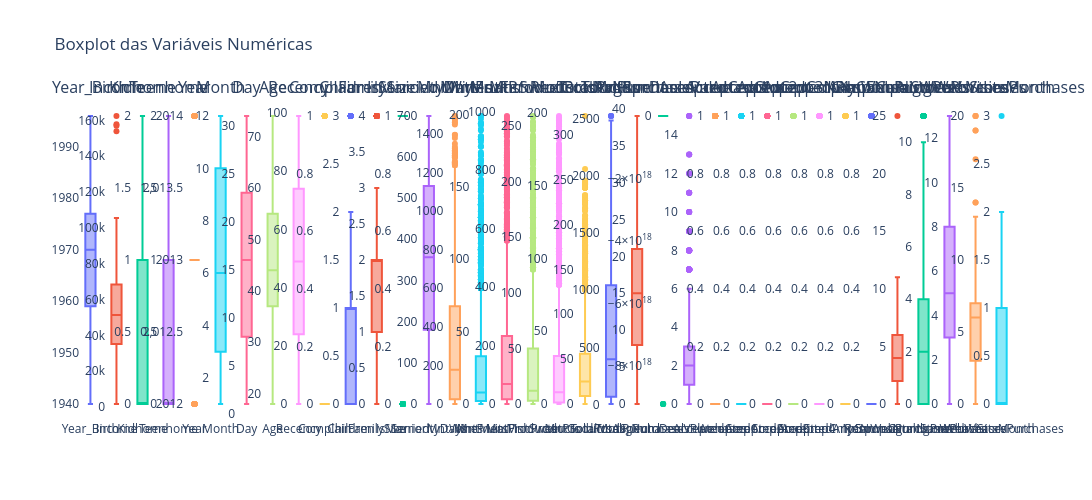

The cell this chart's notebook holds for it:
### Code cell
# Gera os gráficos
boxplot_independentes(df, numericas)

### Figure 1 — Plotly figure (JSON) as saved in the notebook; plotly's stock layout.template omitted (floating-point values rounded to 4 significant figures; data arrays with more than 128 entries replaced by an {"elided": "..."} marker saying what was removed)
{"data": [{"name": "Year_Birth", "type": "box", "xaxis": "x", "y": {"elided": "2206 int values"}, "yaxis": "y"}, {"name": "Income", "type": "box", "xaxis": "x2", "y": {"elided": "2206 int values"}, "yaxis": "y2"}, {"name": "Kidhome", "type": "box", "xaxis": "x3", "y": {"elided": "2206 int values"}, "yaxis": "y3"}, {"name": "Teenhome", "type": "box", "xaxis": "x4", "y": {"elided": "2206 int values"}, "yaxis": "y4"}, {"name": "Year", "type": "box", "xaxis": "x5", "y": {"elided": "2206 int values"}, "yaxis": "y5"}, {"name": "Month", "type": "box", "xaxis": "x6", "y": {"elided": "2206 int values"}, "yaxis": "y6"}, {"name": "Day", "type": "box", "xaxis": "x7", "y": {"elided": "2206 int values"}, "yaxis": "y7"}, {"name": "Age", "type": "box", "xaxis": "x8", "y": {"elided": "2206 int values"}, "yaxis": "y8"}, {"name": "Recency", "type": "box", "xaxis": "x9", "y": {"elided": "2206 int values"}, "yaxis": "y9"}, {"name": "Complain", "type": "box", "xaxis": "x10", "y": {"elided": "2206 int values"}, "yaxis": "y10"}, {"name": "Children", "type": "box", "xaxis": "x11", "y": {"elided": "2206 int values"}, "yaxis": "y11"}, {"name": "FamilySize", "type": "box", "xaxis": "x12", "y": {"elided": "2206 int values"}, "yaxis": "y12"}, {"name": "IsMarried", "type": "box", "xaxis": "x13", "y": {"elided": "2206 int values"}, "yaxis": "y13"}, {"name": "SeniorityDays", "type": "box", "xaxis": "x14", "y": {"elided": "2206 int values"}, "yaxis": "y14"}, {"name": "MntWines", "type": "box", "xaxis": "x15", "y": {"elided": "2206 int values"}, "yaxis": "y15"}, {"name": "MntFruits", "type": "box", "xaxis": "x16", "y": {"elided": "2206 int values"}, "yaxis": "y16"}, {"name": "MntMeatProducts", "type": "box", "xaxis": "x17", "y": {"elided": "2206 int values"}, "yaxis": "y17"}, {"name": "MntFishProducts", "type": "box", "xaxis": "x18", "y": {"elided": "2206 int values"}, "yaxis": "y18"}, {"name": "MntSweetProducts", "type": "box", "xaxis": "x19", "y": {"elided": "2206 int values"}, "yaxis": "y19"}, {"name": "MntGoldProds", "type": "box", "xaxis": "x20", "y": {"elided": "2206 int values"}, "yaxis": "y20"}, {"name": "TotalMntSpent", "type": "box", "xaxis": "x21", "y": {"elided": "2206 int values"}, "yaxis": "y21"}, {"name": "TotalPurchases", "type": "box", "xaxis": "x22", "y": {"elided": "2206 int values"}, "yaxis": "y22"}, {"name": "AvgPurchaseValue", "type": "box", "xaxis": "x23", "y": {"elided": "2206 int values"}, "yaxis": "y23"}, {"name": "NumDealsPurchases", "type": "box", "xaxis": "x24", "y": {"elided": "2206 int values"}, "yaxis": "y24"}, {"name": "AcceptedCmp1", "type": "box", "xaxis": "x25", "y": {"elided": "2206 int values"}, "yaxis": "y25"}, {"name": "AcceptedCmp2", "type": "box", "xaxis": "x26", "y": {"elided": "2206 int values"}, "yaxis": "y26"}, {"name": "AcceptedCmp3", "type": "box", "xaxis": "x27", "y": {"elided": "2206 int values"}, "yaxis": "y27"}, {"name": "AcceptedCmp4", "type": "box", "xaxis": "x28", "y": {"elided": "2206 int values"}, "yaxis": "y28"}, {"name": "AcceptedCmp5", "type": "box", "xaxis": "x29", "y": {"elided": "2206 int values"}, "yaxis": "y29"}, {"name": "AcceptedAnyCampaign", "type": "box", "xaxis": "x30", "y": {"elided": "2206 int values"}, "yaxis": "y30"}, {"name": "Response", "type": "box", "xaxis": "x31", "y": {"elided": "2206 int values"}, "yaxis": "y31"}, {"name": "NumWebPurchases", "type": "box", "xaxis": "x32", "y": {"elided": "2206 int values"}, "yaxis": "y32"}, {"name": "NumCatalogPurchases", "type": "box", "xaxis": "x33", "y": {"elided": "2206 int values"}, "yaxis": "y33"}, {"name": "NumStorePurchases", "type": "box", "xaxis": "x34", "y": {"elided": "2206 int values"}, "yaxis": "y34"}, {"name": "NumWebVisitsMonth", "type": "box", "xaxis": "x35", "y": {"elided": "2206 int values"}, "yaxis": "y35"}, {"name": "WebVsStorePurchases", "type": "box", "xaxis": "x36", "y": {"elided": "2206 int values"}, "yaxis": "y36"}], "layout": {"annotations": [{"font": {"size": 16}, "showarrow": false, "text": "Year_Birth", "x": 0.01119, "xanchor": "center", "xref": "paper", "y": 1, "yanchor": "bottom", "yref": "paper"}, {"font": {"size": 16}, "showarrow": false, "text": "Income", "x": 0.03912, "xanchor": "center", "xref": "paper", "y": 1, "yanchor": "bottom", "yref": "paper"}, {"font": {"size": 16}, "showarrow": false, "text": "Kidhome", "x": 0.06705, "xanchor": "center", "xref": "paper", "y": 1, "yanchor": "bottom", "yref": "paper"}, {"font": {"size": 16}, "showarrow": false, "text": "Teenhome", "x": 0.09498, "xanchor": "center", "xref": "paper", "y": 1, "yanchor": "bottom", "yref": "paper"}, {"font": {"size": 16}, "showarrow": false, "text": "Year", "x": 0.1229, "xanchor": "center", "xref": "paper", "y": 1, "yanchor": "bottom", "yref": "paper"}, {"font": {"size": 16}, "showarrow": false, "text": "Month", "x": 0.1508, "xanchor": "center", "xref": "paper", "y": 1, "yanchor": "bottom", "yref": "paper"}, {"font": {"size": 16}, "showarrow": false, "text": "Day", "x": 0.1788, "xanchor": "center", "xref": "paper", "y": 1, "yanchor": "bottom", "yref": "paper"}, {"font": {"size": 16}, "showarrow": false, "text": "Age", "x": 0.2067, "xanchor": "center", "xref": "paper", "y": 1, "yanchor": "bottom", "yref": "paper"}, {"font": {"size": 16}, "showarrow": false, "text": "Recency", "x": 0.2346, "xanchor": "center", "xref": "paper", "y": 1, "yanchor": "bottom", "yref": "paper"}, {"font": {"size": 16}, "showarrow": false, "text": "Complain", "x": 0.2626, "xanchor": "center", "xref": "paper", "y": 1, "yanchor": "bottom", "yref": "paper"}, {"font": {"size": 16}, "showarrow": false, "text": "Children", "x": 0.2905, "xanchor": "center", "xref": "paper", "y": 1, "yanchor": "bottom", "yref": "paper"}, {"font": {"size": 16}, "showarrow": false, "text": "FamilySize", "x": 0.3184, "xanchor": "center", "xref": "paper", "y": 1, "yanchor": "bottom", "yref": "paper"}, {"font": {"size": 16}, "showarrow": false, "text": "IsMarried", "x": 0.3464, "xanchor": "center", "xref": "paper", "y": 1, "yanchor": "bottom", "yref": "paper"}, {"font": {"size": 16}, "showarrow": false, "text": "SeniorityDays", "x": 0.3743, "xanchor": "center", "xref": "paper", "y": 1, "yanchor": "bottom", "yref": "paper"}, {"font": {"size": 16}, "showarrow": false, "text": "MntWines", "x": 0.4022, "xanchor": "center", "xref": "paper", "y": 1, "yanchor": "bottom", "yref": "paper"}, {"font": {"size": 16}, "showarrow": false, "text": "MntFruits", "x": 0.4302, "xanchor": "center", "xref": "paper", "y": 1, "yanchor": "bottom", "yref": "paper"}, {"font": {"size": 16}, "showarrow": false, "text": "MntMeatProducts", "x": 0.4581, "xanchor": "center", "xref": "paper", "y": 1, "yanchor": "bottom", "yref": "paper"}, {"font": {"size": 16}, "showarrow": false, "text": "MntFishProducts", "x": 0.486, "xanchor": "center", "xref": "paper", "y": 1, "yanchor": "bottom", "yref": "paper"}, {"font": {"size": 16}, "showarrow": false, "text": "MntSweetProducts", "x": 0.514, "xanchor": "center", "xref": "paper", "y": 1, "yanchor": "bottom", "yref": "paper"}, {"font": {"size": 16}, "showarrow": false, "text": "MntGoldProds", "x": 0.5419, "xanchor": "center", "xref": "paper", "y": 1, "yanchor": "bottom", "yref": "paper"}, {"font": {"size": 16}, "showarrow": false, "text": "TotalMntSpent", "x": 0.5698, "xanchor": "center", "xref": "paper", "y": 1, "yanchor": "bottom", "yref": "paper"}, {"font": {"size": 16}, "showarrow": false, "text": "TotalPurchases", "x": 0.5978, "xanchor": "center", "xref": "paper", "y": 1, "yanchor": "bottom", "yref": "paper"}, {"font": {"size": 16}, "showarrow": false, "text": "AvgPurchaseValue", "x": 0.6257, "xanchor": "center", "xref": "paper", "y": 1, "yanchor": "bottom", "yref": "paper"}, {"font": {"size": 16}, "showarrow": false, "text": "NumDealsPurchases", "x": 0.6536, "xanchor": "center", "xref": "paper", "y": 1, "yanchor": "bottom", "yref": "paper"}, {"font": {"size": 16}, "showarrow": false, "text": "AcceptedCmp1", "x": 0.6816, "xanchor": "center", "xref": "paper", "y": 1, "yanchor": "bottom", "yref": "paper"}, {"font": {"size": 16}, "showarrow": false, "text": "AcceptedCmp2", "x": 0.7095, "xanchor": "center", "xref": "paper", "y": 1, "yanchor": "bottom", "yref": "paper"}, {"font": {"size": 16}, "showarrow": false, "text": "AcceptedCmp3", "x": 0.7374, "xanchor": "center", "xref": "paper", "y": 1, "yanchor": "bottom", "yref": "paper"}, {"font": {"size": 16}, "showarrow": false, "text": "AcceptedCmp4", "x": 0.7654, "xanchor": "center", "xref": "paper", "y": 1, "yanchor": "bottom", "yref": "paper"}, {"font": {"size": 16}, "showarrow": false, "text": "AcceptedCmp5", "x": 0.7933, "xanchor": "center", "xref": "paper", "y": 1, "yanchor": "bottom", "yref": "paper"}, {"font": {"size": 16}, "showarrow": false, "text": "AcceptedAnyCampaign", "x": 0.8212, "xanchor": "center", "xref": "paper", "y": 1, "yanchor": "bottom", "yref": "paper"}, {"font": {"size": 16}, "showarrow": false, "text": "Response", "x": 0.8492, "xanchor": "center", "xref": "paper", "y": 1, "yanchor": "bottom", "yref": "paper"}, {"font": {"size": 16}, "showarrow": false, "text": "NumWebPurchases", "x": 0.8771, "xanchor": "center", "xref": "paper", "y": 1, "yanchor": "bottom", "yref": "paper"}, {"font": {"size": 16}, "showarrow": false, "text": "NumCatalogPurchases", "x": 0.905, "xanchor": "center", "xref": "paper", "y": 1, "yanchor": "bottom", "yref": "paper"}, {"font": {"size": 16}, "showarrow": false, "text": "NumStorePurchases", "x": 0.9329, "xanchor": "center", "xref": "paper", "y": 1, "yanchor": "bottom", "yref": "paper"}, {"font": {"size": 16}, "showarrow": false, "text": "NumWebVisitsMonth", "x": 0.9609, "xanchor": "center", "xref": "paper", "y": 1, "yanchor": "bottom", "yref": "paper"}, {"font": {"size": 16}, "showarrow": false, "text": "WebVsStorePurchases", "x": 0.9888, "xanchor": "center", "xref": "paper", "y": 1, "yanchor": "bottom", "yref": "paper"}], "height": 500, "paper_bgcolor": "white", "plot_bgcolor": "white", "showlegend": false, "title": {"text": "Boxplot das Variáveis Numéricas"}, "width": 10800, "xaxis": {"anchor": "y", "domain": [0, 0.02238]}, "xaxis10": {"anchor": "y10", "domain": [0.2514, 0.2738]}, "xaxis11": {"anchor": "y11", "domain": [0.2793, 0.3017]}, "xaxis12": {"anchor": "y12", "domain": [0.3073, 0.3296]}, "xaxis13": {"anchor": "y13", "domain": [0.3352, 0.3576]}, "xaxis14": {"anchor": "y14", "domain": [0.3631, 0.3855]}, "xaxis15": {"anchor": "y15", "domain": [0.391, 0.4134]}, "xaxis16": {"anchor": "y16", "domain": [0.419, 0.4414]}, "xaxis17": {"anchor": "y17", "domain": [0.4469, 0.4693]}, "xaxis18": {"anchor": "y18", "domain": [0.4748, 0.4972]}, "xaxis19": {"anchor": "y19", "domain": [0.5028, 0.5252]}, "xaxis2": {"anchor": "y2", "domain": [0.02793, 0.05031]}, "xaxis20": {"anchor": "y20", "domain": [0.5307, 0.5531]}, "xaxis21": {"anchor": "y21", "domain": [0.5586, 0.581]}, "xaxis22": {"anchor": "y22", "domain": [0.5866, 0.609]}, "xaxis23": {"anchor": "y23", "domain": [0.6145, 0.6369]}, "xaxis24": {"anchor": "y24", "domain": [0.6424, 0.6648]}, "xaxis25": {"anchor": "y25", "domain": [0.6704, 0.6927]}, "xaxis26": {"anchor": "y26", "domain": [0.6983, 0.7207]}, "xaxis27": {"anchor": "y27", "domain": [0.7262, 0.7486]}, "xaxis28": {"anchor": "y28", "domain": [0.7542, 0.7765]}, "xaxis29": {"anchor": "y29", "domain": [0.7821, 0.8045]}, "xaxis3": {"anchor": "y3", "domain": [0.05586, 0.07824]}, "xaxis30": {"anchor": "y30", "domain": [0.81, 0.8324]}, "xaxis31": {"anchor": "y31", "domain": [0.838, 0.8603]}, "xaxis32": {"anchor": "y32", "domain": [0.8659, 0.8883]}, "xaxis33": {"anchor": "y33", "domain": [0.8938, 0.9162]}, "xaxis34": {"anchor": "y34", "domain": [0.9218, 0.9441]}, "xaxis35": {"anchor": "y35", "domain": [0.9497, 0.9721]}, "xaxis36": {"anchor": "y36", "domain": [0.9776, 1]}, "xaxis4": {"anchor": "y4", "domain": [0.0838, 0.1062]}, "xaxis5": {"anchor": "y5", "domain": [0.1117, 0.1341]}, "xaxis6": {"anchor": "y6", "domain": [0.1397, 0.162]}, "xaxis7": {"anchor": "y7", "domain": [0.1676, 0.19]}, "xaxis8": {"anchor": "y8", "domain": [0.1955, 0.2179]}, "xaxis9": {"anchor": "y9", "domain": [0.2235, 0.2458]}, "yaxis": {"anchor": "x", "domain": [0, 1]}, "yaxis10": {"anchor": "x10", "domain": [0, 1]}, "yaxis11": {"anchor": "x11", "domain": [0, 1]}, "yaxis12": {"anchor": "x12", "domain": [0, 1]}, "yaxis13": {"anchor": "x13", "domain": [0, 1]}, "yaxis14": {"anchor": "x14", "domain": [0, 1]}, "yaxis15": {"anchor": "x15", "domain": [0, 1]}, "yaxis16": {"anchor": "x16", "domain": [0, 1]}, "yaxis17": {"anchor": "x17", "domain": [0, 1]}, "yaxis18": {"anchor": "x18", "domain": [0, 1]}, "yaxis19": {"anchor": "x19", "domain": [0, 1]}, "yaxis2": {"anchor": "x2", "domain": [0, 1]}, "yaxis20": {"anchor": "x20", "domain": [0, 1]}, "yaxis21": {"anchor": "x21", "domain": [0, 1]}, "yaxis22": {"anchor": "x22", "domain": [0, 1]}, "yaxis23": {"anchor": "x23", "domain": [0, 1]}, "yaxis24": {"anchor": "x24", "domain": [0, 1]}, "yaxis25": {"anchor": "x25", "domain": [0, 1]}, "yaxis26": {"anchor": "x26", "domain": [0, 1]}, "yaxis27": {"anchor": "x27", "domain": [0, 1]}, "yaxis28": {"anchor": "x28", "domain": [0, 1]}, "yaxis29": {"anchor": "x29", "domain": [0, 1]}, "yaxis3": {"anchor": "x3", "domain": [0, 1]}, "yaxis30": {"anchor": "x30", "domain": [0, 1]}, "yaxis31": {"anchor": "x31", "domain": [0, 1]}, "yaxis32": {"anchor": "x32", "domain": [0, 1]}, "yaxis33": {"anchor": "x33", "domain": [0, 1]}, "yaxis34": {"anchor": "x34", "domain": [0, 1]}, "yaxis35": {"anchor": "x35", "domain": [0, 1]}, "yaxis36": {"anchor": "x36", "domain": [0, 1]}, "yaxis4": {"anchor": "x4", "domain": [0, 1]}, "yaxis5": {"anchor": "x5", "domain": [0, 1]}, "yaxis6": {"anchor": "x6", "domain": [0, 1]}, "yaxis7": {"anchor": "x7", "domain": [0, 1]}, "yaxis8": {"anchor": "x8", "domain": [0, 1]}, "yaxis9": {"anchor": "x9", "domain": [0, 1]}}}
